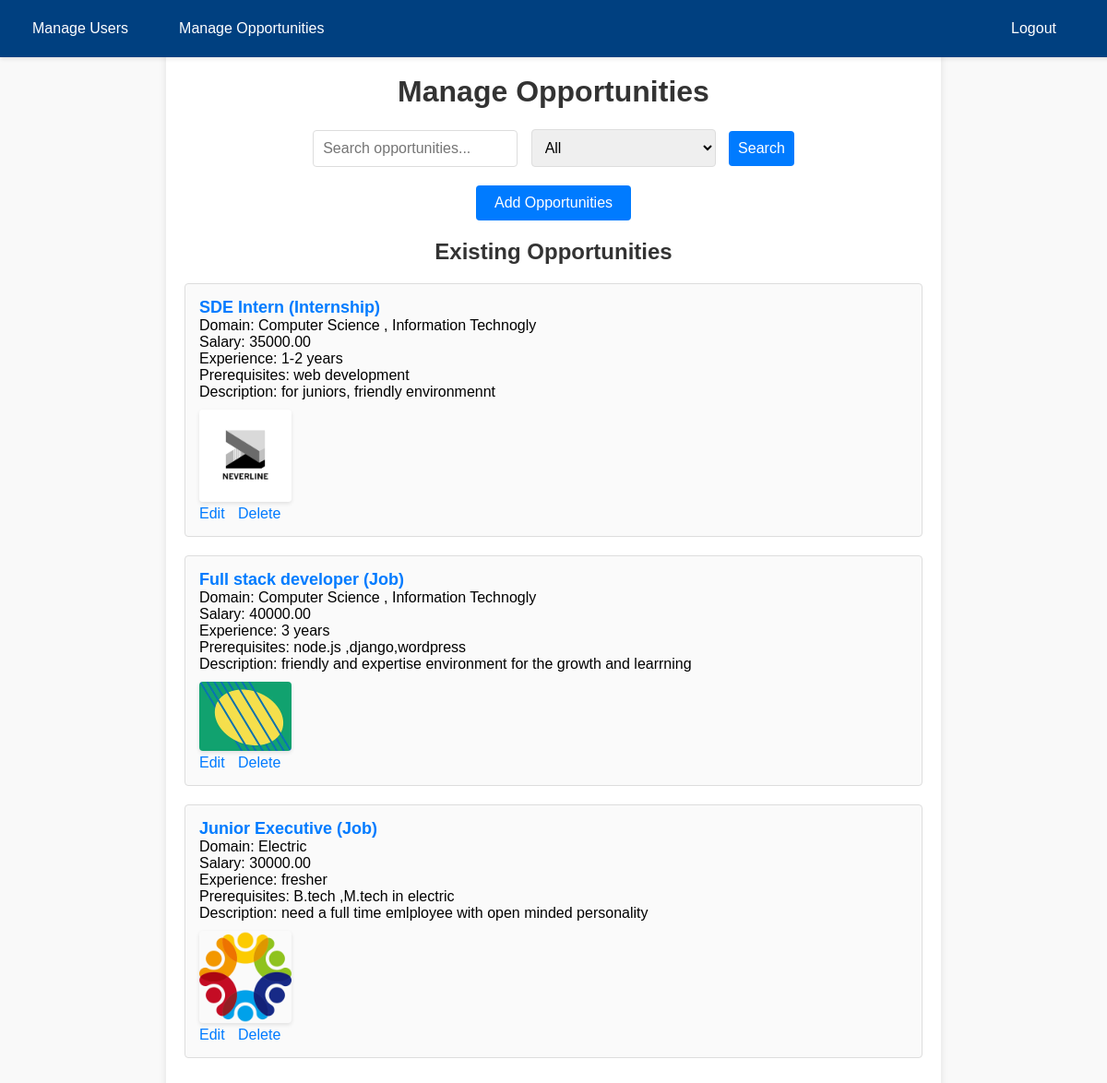
The app's page /jobsearch/manage_opportunities/ (signed in) with its own data.
### jobsearch/models.py (models this page shows, shortened)
class Opportunity(models.Model):
    TYPE_CHOICES = [
        ('job', 'Job'),
        ('internship', 'Internship'),
    ]
    title = models.CharField(max_length=100)
    type = models.CharField(max_length=10, choices=TYPE_CHOICES)
    domain = models.CharField(max_length=50)
    salary = models.DecimalField(max_digits=10, decimal_places=2, blank=True, null=True)  # Salary may not be applicable for internships
    experience = models.CharField(max_length=50)
    prerequisites = models.TextField()
    description = models.TextField()
    company_logo = models.ImageField(upload_to='company_logos/', null=True, blank=True)

### jobsearch/views.py (the view)
# urls.py: path('manage_opportunities/',views.manage_opportunities, name='manage_opportunities'),
@user_passes_test(lambda u: u.is_superuser, login_url='login')
def manage_opportunities(request):
    if request.method == 'POST':
        form = OpportunityForm(request.POST, request.FILES)
        if form.is_valid():
            form.save()
            return redirect('manage_opportunities')
    else:
        form = OpportunityForm()
    search_query = request.GET.get('search', '')
    type_filter = request.GET.get('type', '')
    opportunities = Opportunity.objects.all()
    if search_query:
        opportunities = opportunities.filter(
        Q(domain__icontains=search_query) | Q(title__icontains=search_query)
    )
    if type_filter:
        opportunities = opportunities.filter(type=type_filter)
    return render(request, 'manage_opportunities.html', {
        'form': form,
        'opportunities': opportunities
    })

### jobsearch/forms.py
class OpportunityForm(forms.ModelForm):
    class Meta:
        model = Opportunity
        fields = ['title', 'type', 'domain', 'salary', 'experience', 'prerequisites', 'description', 'company_logo']

### jobsearch/templates/manage_opportunities.html (shortened to what this page needs)
<!DOCTYPE html>
<html lang="en">
<head>
</head>
<body>
    <nav>
        <div class="nav-container">
            <a href="{% url 'manage_users' %}">Manage Users</a>
            <a href="{% url 'manage_opportunities' %}">Manage Opportunities</a>
        </div>
        <form method="post" action="{% url 'logout' %}" style="margin: 0; padding-right: 5%">
            <button type="submit">Logout</button>
        </form>
    </nav>
    <div class="container">
        <h1>Manage Opportunities</h1>
        <div class="search-container">
            <form method="GET" action="{% url 'manage_opportunities' %}">
                <input type="text" name="search" placeholder="Search opportunities...">
                <select name="type">
                    <option value="">All</option>
                </select>
                <button type="submit">Search</button>
            </form>
        </div>
        <button class="add-opportunity-btn" onclick="openModal()">Add Opportunities</button>
        <h2>Existing Opportunities</h2>
        <ul>
            {% for opportunity in opportunities %}
                <li>
                    <strong>{{ opportunity.title }} ({{ opportunity.get_type_display }})</strong><br>
                    Domain: {{ opportunity.domain }}<br>
                    Salary: {{ opportunity.salary }}<br>
                    Experience: {{ opportunity.experience }}<br>
                    Prerequisites: {{ opportunity.prerequisites }}<br>
                    Description: {{ opportunity.description }}<br>
                    {% if opportunity.company_logo %}
                        <img src="{{ opportunity.company_logo.url }}" alt="Company Logo">
                    {% endif %}
                    <div>
                        <a href="{% url 'edit_opportunity' opportunity.pk %}">Edit</a>
                        <a href="{% url 'delete_opportunity' opportunity.pk %}" onclick="return confirm('Are you sure?');">Delete</a>
                    </div>
                </li>
            {% empty %}
                <li>No opportunities available.</li>
            {% endfor %}
        </ul>
    </div>
</body>
</html>

### jobsearch/templates/manage_opportunities.html (style rules this page uses)
body { font-family: Arial, sans-serif; background-color: #f9f9f9; margin: 0; padding: 0; }
nav { background-color: #004080; color: white; padding: 10px 20px; display: flex; justify-content: space-between; align-items: center; box-shadow: 0 2px 4px rgba(0, 0, 0, 0.1); position: fixed; width: 100%; top: 0; left: 0; z-index: 1000; }
nav .nav-container { display: flex; gap: 15px; }
nav a, nav button { color: white; text-align: center; padding: 12px 15px; text-decoration: none; font-size: 16px; border: none; background-color: transparent; cursor: pointer; border-radius: 4px; }
.container { width: 90%; max-width: 800px; margin: 40px auto; padding: 20px; background-color: #fff; border-radius: 8px; box-shadow: 0 4px 8px rgba(0, 0, 0, 0.1); }
h1, h2 { text-align: center; color: #333; }
.add-opportunity-btn { display: block; margin: 20px auto; padding: 10px 20px; background-color: #007bff; color: #fff; border: none; border-radius: 4px; font-size: 16px; cursor: pointer; transition: background-color 0.3s ease; }
.search-container { text-align: center; margin-bottom: 20px; }
.search-container input[type="text"], .search-container select { padding: 10px; font-size: 16px; margin-right: 10px; border: 1px solid #ddd; border-radius: 4px; width: 200px; }
.search-container button { padding: 10px; font-size: 16px; background-color: #007bff; color: white; border: none; border-radius: 4px; cursor: pointer; transition: background-color 0.3s ease; }
ul { list-style: none; padding: 0; }
li { padding: 15px; margin-bottom: 20px; border: 1px solid #ddd; border-radius: 4px; background-color: #fafafa; }
li strong { font-size: 18px; color: #007bff; }
img { max-width: 100px; margin-top: 10px; border-radius: 4px; box-shadow: 0 2px 4px rgba(0, 0, 0, 0.1); }
a { color: #007bff; text-decoration: none; margin-right: 10px; }
button { padding: 10px; border: none; border-radius: 4px; background-color: #007bff; color: #fff; font-size: 16px; cursor: pointer; transition: background-color 0.3s ease; }

### records on screen
Opportunity: title "SDE Intern", type "Internship", domain "Computer Science , Information Technogly", salary "35000.00", experience "1-2 years", prerequisites "web development", description "for juniors, friendly environmennt", company_logo (picture)
Opportunity: title "Full stack developer", type "Job", domain "Computer Science , Information Technogly", salary "40000.00", experience "3 years", prerequisites "node.js ,django,wordpress", description "friendly and expertise environment for the growth and learrning", company_logo (picture)
Opportunity: title "Junior Executive", type "Job", domain "Electric", salary "30000.00", experience "fresher", prerequisites "B.tech ,M.tech in electric", description "need a full time emlployee with open minded personality", company_logo (picture)
